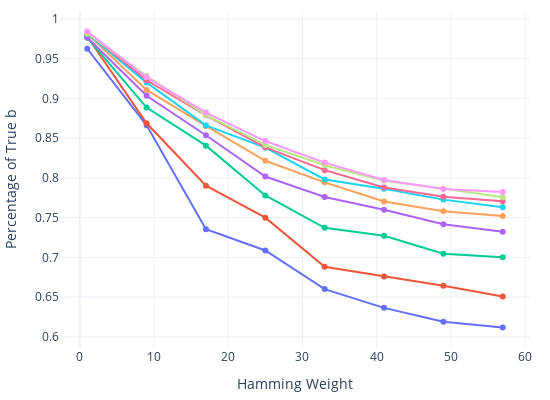

This figure's notebook cell:
### Code cell
fig = go.Figure()

for filename in filenames:
  hw = list(percentages_b[filename].keys())
  values = list(percentages_b[filename].values())
  fig.add_trace(go.Scatter(x=hw, y=values, mode='lines+markers', name=os.path.basename(filename)))

fig.update_layout(
  xaxis_title='Hamming Weight',
  yaxis_title='Percentage of True b',
  template='plotly_white',
  bargap=0.2,
  margin=dict(l=20, r=20, t=10, b=20),
  width=550,
  height=400,
  showlegend=False
)

fig.show()

### Figure 1 — Plotly figure (JSON) as saved in the notebook; plotly's stock layout.template omitted (floating-point values rounded to 4 significant figures)
{"data": [{"mode": "lines+markers", "name": "data_n_128_k_1_s_binary_cdec2_1.pkl", "type": "scatter", "x": [1, 9, 17, 25, 33, 41, 49, 57], "y": [0.9624, 0.8661, 0.7353, 0.7087, 0.66, 0.6364, 0.6191, 0.6118]}, {"mode": "lines+markers", "name": "data_n_128_k_1_s_binary_cdec2_5.pkl", "type": "scatter", "x": [1, 9, 17, 25, 33, 41, 49, 57], "y": [0.9778, 0.8686, 0.7902, 0.7498, 0.6881, 0.6759, 0.6643, 0.6506]}, {"mode": "lines+markers", "name": "data_n_128_k_1_s_binary_cdec2_9.pkl", "type": "scatter", "x": [1, 9, 17, 25, 33, 41, 49, 57], "y": [0.9763, 0.8883, 0.8405, 0.7778, 0.7371, 0.727, 0.7044, 0.7002]}, {"mode": "lines+markers", "name": "data_n_128_k_1_s_binary_cdec2_13.pkl", "type": "scatter", "x": [1, 9, 17, 25, 33, 41, 49, 57], "y": [0.9765, 0.9032, 0.8536, 0.8016, 0.7759, 0.7598, 0.7417, 0.7321]}, {"mode": "lines+markers", "name": "data_n_128_k_1_s_binary_cdec2_17.pkl", "type": "scatter", "x": [1, 9, 17, 25, 33, 41, 49, 57], "y": [0.9813, 0.9105, 0.8652, 0.8214, 0.7943, 0.7702, 0.7579, 0.7518]}, {"mode": "lines+markers", "name": "data_n_128_k_1_s_binary_cdec2_21.pkl", "type": "scatter", "x": [1, 9, 17, 25, 33, 41, 49, 57], "y": [0.9811, 0.9198, 0.8659, 0.838, 0.7979, 0.7861, 0.7726, 0.763]}, {"mode": "lines+markers", "name": "data_n_128_k_1_s_binary_cdec2_25.pkl", "type": "scatter", "x": [1, 9, 17, 25, 33, 41, 49, 57], "y": [0.9828, 0.9227, 0.8786, 0.8383, 0.8096, 0.7879, 0.7762, 0.7707]}, {"mode": "lines+markers", "name": "data_n_128_k_1_s_binary_cdec2_29.pkl", "type": "scatter", "x": [1, 9, 17, 25, 33, 41, 49, 57], "y": [0.9816, 0.928, 0.879, 0.8414, 0.8158, 0.7963, 0.7866, 0.7756]}, {"mode": "lines+markers", "name": "data_n_128_k_1_s_binary_cdec2_31.pkl", "type": "scatter", "x": [1, 9, 17, 25, 33, 41, 49, 57], "y": [0.9839, 0.9264, 0.8821, 0.8463, 0.8191, 0.7973, 0.7861, 0.7823]}], "layout": {"bargap": 0.2, "height": 400, "margin": {"b": 20, "l": 20, "r": 20, "t": 10}, "showlegend": false, "width": 550, "xaxis": {"title": {"text": "Hamming Weight"}}, "yaxis": {"title": {"text": "Percentage of True b"}}}}
